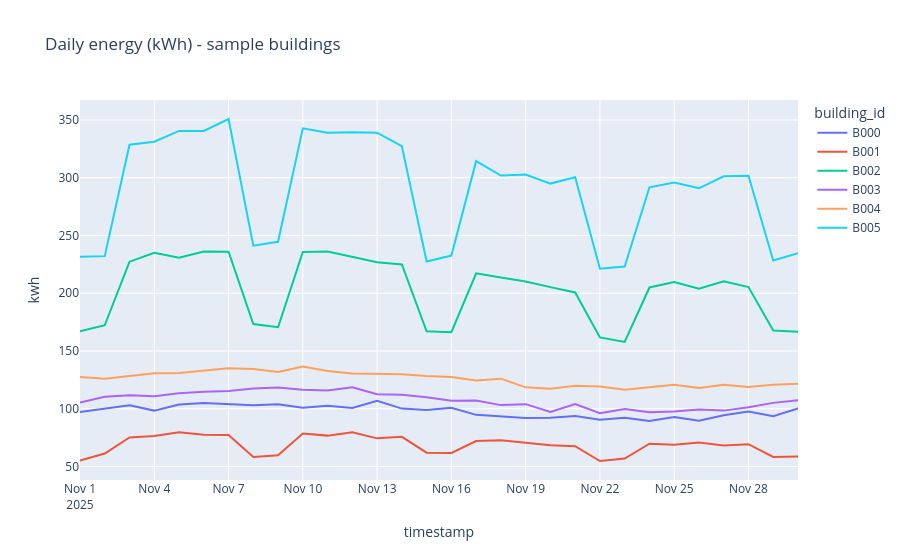
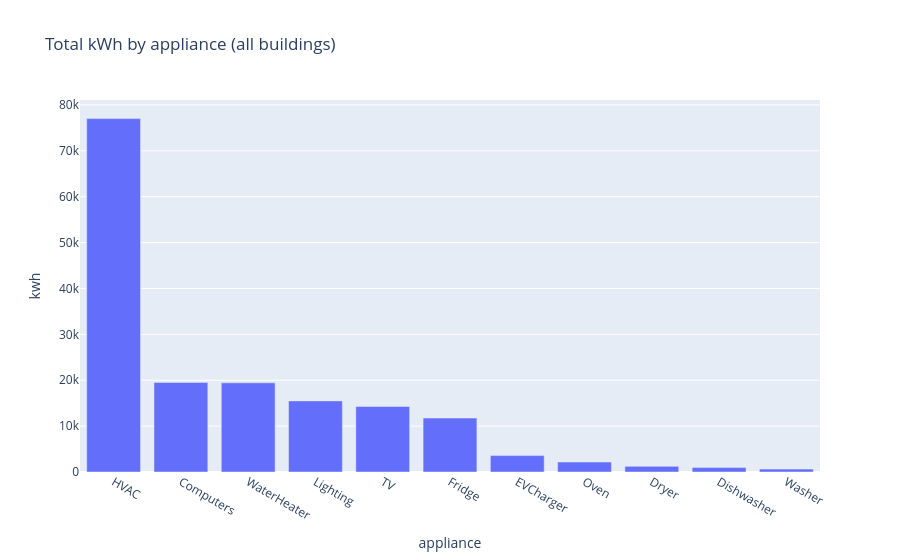

These figures' notebook cell, in order:
### Code cell
import pandas as pd
import plotly.express as px

def main():
    m = pd.read_csv("data/meter_readings.csv", parse_dates=["timestamp"])
    b = pd.read_csv("data/buildings.csv")

    # Total kWh per 15-min interval
    m["kwh"] = m["power_kw"] * 0.25

    # Building totals
    g = m.groupby(["building_id", pd.Grouper(key="timestamp", freq="D")])["kwh"].sum().reset_index()
    g2 = g.groupby("building_id")["kwh"].agg(["mean", "std", "max", "min"]).reset_index()
    g2 = g2.merge(b[["building_id","building_type","efficiency_grade"]], on="building_id", how="left")

    print("Daily kWh stats (per building):")
    print(g2.head(10))

    # Plot: sample buildings daily kWh
    sample = g["building_id"].drop_duplicates().head(6).tolist()
    fig = px.line(g[g["building_id"].isin(sample)], x="timestamp", y="kwh", color="building_id",
                  title="Daily energy (kWh) - sample buildings")
    fig.show()

    # Plot: appliance share overall
    app = m.groupby("appliance")["kwh"].sum().sort_values(ascending=False).reset_index()
    fig2 = px.bar(app, x="appliance", y="kwh", title="Total kWh by appliance (all buildings)")
    fig2.show()

if __name__ == "__main__":
    main()

### Figure 1 — Plotly figure (JSON) as saved in the notebook; plotly's stock layout.template omitted (floating-point values rounded to 4 significant figures)
{"data": [{"hovertemplate": "building_id=B000<br>timestamp=%{x}<br>kwh=%{y}<extra></extra>", "legendgroup": "B000", "line": {"color": "#636efa", "dash": "solid"}, "marker": {"symbol": "circle"}, "mode": "lines", "name": "B000", "orientation": "v", "showlegend": true, "type": "scatter", "x": ["2025-11-01T00:00:00", "2025-11-02T00:00:00", "2025-11-03T00:00:00", "2025-11-04T00:00:00", "2025-11-05T00:00:00", "2025-11-06T00:00:00", "2025-11-07T00:00:00", "2025-11-08T00:00:00", "2025-11-09T00:00:00", "2025-11-10T00:00:00", "2025-11-11T00:00:00", "2025-11-12T00:00:00", "2025-11-13T00:00:00", "2025-11-14T00:00:00", "2025-11-15T00:00:00", "2025-11-16T00:00:00", "2025-11-17T00:00:00", "2025-11-18T00:00:00", "2025-11-19T00:00:00", "2025-11-20T00:00:00", "2025-11-21T00:00:00", "2025-11-22T00:00:00", "2025-11-23T00:00:00", "2025-11-24T00:00:00", "2025-11-25T00:00:00", "2025-11-26T00:00:00", "2025-11-27T00:00:00", "2025-11-28T00:00:00", "2025-11-29T00:00:00", "2025-11-30T00:00:00"], "xaxis": "x", "y": [97.22, 100.0, 103.0, 98.37, 103.7, 105.0, 104.1, 102.9, 103.8, 100.9, 102.6, 100.7, 106.8, 100.1, 98.93, 100.9, 94.7, 93.4, 92.0, 92.21, 93.73, 90.55, 92.18, 89.43, 92.9, 89.56, 94.31, 97.58, 93.42, 100.2], "yaxis": "y"}, {"hovertemplate": "building_id=B001<br>timestamp=%{x}<br>kwh=%{y}<extra></extra>", "legendgroup": "B001", "line": {"color": "#EF553B", "dash": "solid"}, "marker": {"symbol": "circle"}, "mode": "lines", "name": "B001", "orientation": "v", "showlegend": true, "type": "scatter", "x": ["2025-11-01T00:00:00", "2025-11-02T00:00:00", "2025-11-03T00:00:00", "2025-11-04T00:00:00", "2025-11-05T00:00:00", "2025-11-06T00:00:00", "2025-11-07T00:00:00", "2025-11-08T00:00:00", "2025-11-09T00:00:00", "2025-11-10T00:00:00", "2025-11-11T00:00:00", "2025-11-12T00:00:00", "2025-11-13T00:00:00", "2025-11-14T00:00:00", "2025-11-15T00:00:00", "2025-11-16T00:00:00", "2025-11-17T00:00:00", "2025-11-18T00:00:00", "2025-11-19T00:00:00", "2025-11-20T00:00:00", "2025-11-21T00:00:00", "2025-11-22T00:00:00", "2025-11-23T00:00:00", "2025-11-24T00:00:00", "2025-11-25T00:00:00", "2025-11-26T00:00:00", "2025-11-27T00:00:00", "2025-11-28T00:00:00", "2025-11-29T00:00:00", "2025-11-30T00:00:00"], "xaxis": "x", "y": [55.03, 61.2, 75.12, 76.46, 79.69, 77.42, 77.2, 58.3, 59.7, 78.62, 76.71, 79.54, 74.34, 75.68, 61.97, 61.73, 71.98, 72.79, 70.56, 68.4, 67.52, 54.73, 56.87, 69.68, 68.74, 70.77, 68.14, 69.27, 58.21, 58.64], "yaxis": "y"}, {"hovertemplate": "building_id=B002<br>timestamp=%{x}<br>kwh=%{y}<extra></extra>", "legendgroup": "B002", "line": {"color": "#00cc96", "dash": "solid"}, "marker": {"symbol": "circle"}, "mode": "lines", "name": "B002", "orientation": "v", "showlegend": true, "type": "scatter", "x": ["2025-11-01T00:00:00", "2025-11-02T00:00:00", "2025-11-03T00:00:00", "2025-11-04T00:00:00", "2025-11-05T00:00:00", "2025-11-06T00:00:00", "2025-11-07T00:00:00", "2025-11-08T00:00:00", "2025-11-09T00:00:00", "2025-11-10T00:00:00", "2025-11-11T00:00:00", "2025-11-12T00:00:00", "2025-11-13T00:00:00", "2025-11-14T00:00:00", "2025-11-15T00:00:00", "2025-11-16T00:00:00", "2025-11-17T00:00:00", "2025-11-18T00:00:00", "2025-11-19T00:00:00", "2025-11-20T00:00:00", "2025-11-21T00:00:00", "2025-11-22T00:00:00", "2025-11-23T00:00:00", "2025-11-24T00:00:00", "2025-11-25T00:00:00", "2025-11-26T00:00:00", "2025-11-27T00:00:00", "2025-11-28T00:00:00", "2025-11-29T00:00:00", "2025-11-30T00:00:00"], "xaxis": "x", "y": [167.0, 172.3, 227.3, 234.9, 230.8, 236.1, 235.9, 173.3, 170.6, 235.7, 236.1, 231.2, 226.9, 224.9, 167.0, 166.2, 217.2, 213.7, 210.2, 205.3, 200.6, 161.7, 157.8, 205.0, 209.7, 204.0, 210.3, 205.3, 167.7, 166.7], "yaxis": "y"}, {"hovertemplate": "building_id=B003<br>timestamp=%{x}<br>kwh=%{y}<extra></extra>", "legendgroup": "B003", "line": {"color": "#ab63fa", "dash": "solid"}, "marker": {"symbol": "circle"}, "mode": "lines", "name": "B003", "orientation": "v", "showlegend": true, "type": "scatter", "x": ["2025-11-01T00:00:00", "2025-11-02T00:00:00", "2025-11-03T00:00:00", "2025-11-04T00:00:00", "2025-11-05T00:00:00", "2025-11-06T00:00:00", "2025-11-07T00:00:00", "2025-11-08T00:00:00", "2025-11-09T00:00:00", "2025-11-10T00:00:00", "2025-11-11T00:00:00", "2025-11-12T00:00:00", "2025-11-13T00:00:00", "2025-11-14T00:00:00", "2025-11-15T00:00:00", "2025-11-16T00:00:00", "2025-11-17T00:00:00", "2025-11-18T00:00:00", "2025-11-19T00:00:00", "2025-11-20T00:00:00", "2025-11-21T00:00:00", "2025-11-22T00:00:00", "2025-11-23T00:00:00", "2025-11-24T00:00:00", "2025-11-25T00:00:00", "2025-11-26T00:00:00", "2025-11-27T00:00:00", "2025-11-28T00:00:00", "2025-11-29T00:00:00", "2025-11-30T00:00:00"], "xaxis": "x", "y": [105.3, 110.4, 111.8, 110.8, 113.4, 114.7, 115.4, 117.6, 118.5, 116.4, 115.8, 118.5, 112.5, 112.2, 110.0, 106.9, 107.1, 103.1, 103.9, 97.15, 104.0, 96.07, 99.77, 96.85, 97.49, 99.4, 98.35, 101.3, 105.1, 107.3], "yaxis": "y"}, {"hovertemplate": "building_id=B004<br>timestamp=%{x}<br>kwh=%{y}<extra></extra>", "legendgroup": "B004", "line": {"color": "#FFA15A", "dash": "solid"}, "marker": {"symbol": "circle"}, "mode": "lines", "name": "B004", "orientation": "v", "showlegend": true, "type": "scatter", "x": ["2025-11-01T00:00:00", "2025-11-02T00:00:00", "2025-11-03T00:00:00", "2025-11-04T00:00:00", "2025-11-05T00:00:00", "2025-11-06T00:00:00", "2025-11-07T00:00:00", "2025-11-08T00:00:00", "2025-11-09T00:00:00", "2025-11-10T00:00:00", "2025-11-11T00:00:00", "2025-11-12T00:00:00", "2025-11-13T00:00:00", "2025-11-14T00:00:00", "2025-11-15T00:00:00", "2025-11-16T00:00:00", "2025-11-17T00:00:00", "2025-11-18T00:00:00", "2025-11-19T00:00:00", "2025-11-20T00:00:00", "2025-11-21T00:00:00", "2025-11-22T00:00:00", "2025-11-23T00:00:00", "2025-11-24T00:00:00", "2025-11-25T00:00:00", "2025-11-26T00:00:00", "2025-11-27T00:00:00", "2025-11-28T00:00:00", "2025-11-29T00:00:00", "2025-11-30T00:00:00"], "xaxis": "x", "y": [127.4, 126.0, 128.2, 130.7, 130.9, 132.9, 135.0, 134.3, 131.9, 136.6, 132.7, 130.6, 130.1, 129.8, 128.4, 127.5, 124.4, 126.0, 118.5, 117.2, 119.9, 119.2, 116.4, 118.4, 120.7, 117.9, 120.8, 118.8, 120.8, 121.6], "yaxis": "y"}, {"hovertemplate": "building_id=B005<br>timestamp=%{x}<br>kwh=%{y}<extra></extra>", "legendgroup": "B005", "line": {"color": "#19d3f3", "dash": "solid"}, "marker": {"symbol": "circle"}, "mode": "lines", "name": "B005", "orientation": "v", "showlegend": true, "type": "scatter", "x": ["2025-11-01T00:00:00", "2025-11-02T00:00:00", "2025-11-03T00:00:00", "2025-11-04T00:00:00", "2025-11-05T00:00:00", "2025-11-06T00:00:00", "2025-11-07T00:00:00", "2025-11-08T00:00:00", "2025-11-09T00:00:00", "2025-11-10T00:00:00", "2025-11-11T00:00:00", "2025-11-12T00:00:00", "2025-11-13T00:00:00", "2025-11-14T00:00:00", "2025-11-15T00:00:00", "2025-11-16T00:00:00", "2025-11-17T00:00:00", "2025-11-18T00:00:00", "2025-11-19T00:00:00", "2025-11-20T00:00:00", "2025-11-21T00:00:00", "2025-11-22T00:00:00", "2025-11-23T00:00:00", "2025-11-24T00:00:00", "2025-11-25T00:00:00", "2025-11-26T00:00:00", "2025-11-27T00:00:00", "2025-11-28T00:00:00", "2025-11-29T00:00:00", "2025-11-30T00:00:00"], "xaxis": "x", "y": [231.6, 232.1, 328.5, 331.2, 340.5, 340.5, 350.8, 241.1, 244.6, 342.7, 338.9, 339.4, 339.0, 327.3, 227.5, 232.6, 314.4, 301.8, 302.7, 294.9, 300.4, 221.2, 223.2, 291.7, 295.9, 290.8, 301.2, 301.8, 228.3, 234.7], "yaxis": "y"}], "layout": {"legend": {"title": {"text": "building_id"}, "tracegroupgap": 0}, "title": {"text": "Daily energy (kWh) - sample buildings"}, "xaxis": {"anchor": "y", "domain": [0, 1], "title": {"text": "timestamp"}}, "yaxis": {"anchor": "x", "domain": [0, 1], "title": {"text": "kwh"}}}}

### Figure 2 — Plotly figure (JSON) as saved in the notebook; plotly's stock layout.template omitted (floating-point values rounded to 4 significant figures)
{"data": [{"hovertemplate": "appliance=%{x}<br>kwh=%{y}<extra></extra>", "legendgroup": "", "marker": {"color": "#636efa", "pattern": {"shape": ""}}, "name": "", "orientation": "v", "showlegend": false, "textposition": "auto", "type": "bar", "x": ["HVAC", "Computers", "WaterHeater", "Lighting", "TV", "Fridge", "EVCharger", "Oven", "Dryer", "Dishwasher", "Washer"], "xaxis": "x", "y": [77030.0, 19520.0, 19430.0, 15500.0, 14270.0, 11760.0, 3577.0, 2166.0, 1229.0, 964.5, 630.8], "yaxis": "y"}], "layout": {"barmode": "relative", "legend": {"tracegroupgap": 0}, "title": {"text": "Total kWh by appliance (all buildings)"}, "xaxis": {"anchor": "y", "domain": [0, 1], "title": {"text": "appliance"}}, "yaxis": {"anchor": "x", "domain": [0, 1], "title": {"text": "kwh"}}}}
